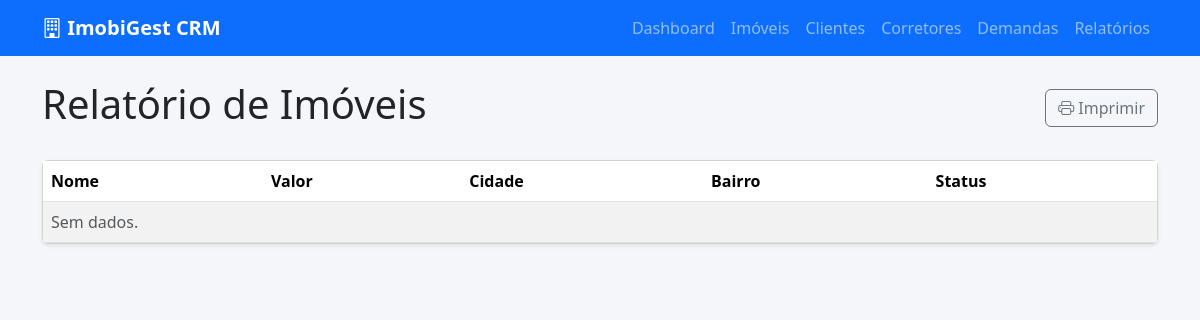
/relatorios/imoveis/, run on an earlier commit of the app's database.
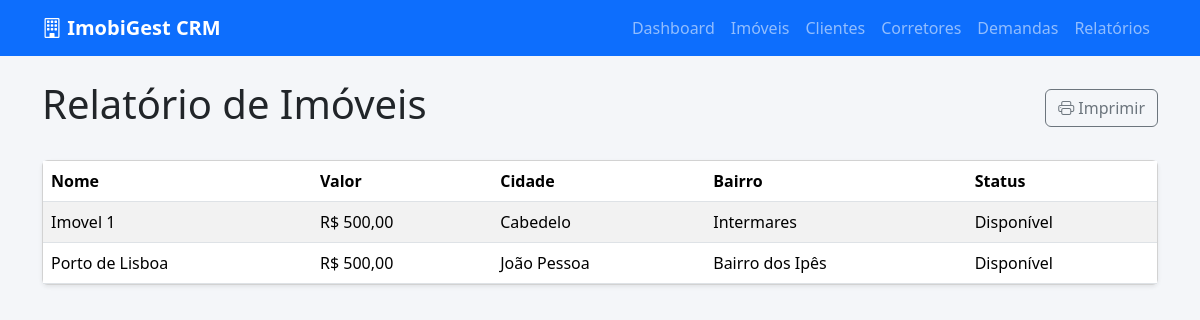
And on a later commit of the database.
### apps/imoveis/models.py (models this page shows, shortened)
class Imovel(models.Model):
    STATUS_CHOICES = [
        ('disponivel', 'Disponível'),
        ('reservado', 'Reservado'),
        ('vendido', 'Vendido'),
        ('alugado', 'Alugado'),
    ]
    FINALIDADE_CHOICES = [
        ('venda', 'Venda'),
        ('locacao', 'Locação'),
    ]
    POSICAO_SOLAR_CHOICES = [
        ('nascente', 'Nascente'),
        ('sul', 'Sul'),
        ('poente', 'Poente'),
    ]
    titulo = models.CharField(max_length=200)
    categoria = models.ForeignKey('Categoria', on_delete=models.SET_NULL, null=True)
    finalidade = models.CharField(max_length=20, choices=FINALIDADE_CHOICES)
    cidade = models.CharField(max_length=50, choices=CIDADE_CHOICES, default='João Pessoa')
    bairro = models.CharField(max_length=100)
    endereco = models.CharField(max_length=255, blank=True, null=True)
    valor = models.DecimalField(max_digits=12, decimal_places=2)
    valor_condominio = models.DecimalField(max_digits=12, decimal_places=2, blank=True, null=True)
    descricao = models.TextField()
    status = models.CharField(max_length=20, choices=STATUS_CHOICES)
    dormitorios = models.IntegerField(default=0)
    suites = models.IntegerField(default=0)
    banheiros = models.IntegerField(default=0)
    vagas = models.IntegerField(default=0)
    vagas_cobertas = models.IntegerField(default=0)
    area_total = models.DecimalField(max_digits=10, decimal_places=2, blank=True, null=True)
    area_construida = models.DecimalField(max_digits=10, decimal_places=2, blank=True, null=True)
    andar = models.IntegerField(blank=True, null=True)
    elevador = models.BooleanField(default=False)
    varanda = models.BooleanField(default=False)
    posicao_solar = models.CharField(
        max_length=20,
        choices=POSICAO_SOLAR_CHOICES,
        blank=True,
        null=True
    )
    corretor = models.ForeignKey('Corretor', on_delete=models.SET_NULL, null=True)
    infraestrutura = models.ManyToManyField('Infraestrutura', blank=True)

### apps/relatorios/views.py (the view)
# urls.py: path('imoveis/', RelatorioImoveisView.as_view(), name='imoveis'),
class RelatorioImoveisView(TemplateView):
    template_name = 'relatorios/imoveis.html'
    def get_context_data(self, **kwargs):
        context = super().get_context_data(**kwargs)
        context['imoveis'] = Imovel.objects.select_related('categoria', 'corretor').order_by('titulo')
        return context

### apps/imoveis/templatetags/moeda_filters.py (called while the page is built)
@register.filter
def moeda(valor):
    return formatar_moeda(valor)

### apps/imoveis/utils.py (called while the page is built)
def formatar_moeda(valor, simbolo=True):
    if valor is None or valor == '':
        return '—'
    try:
        numero = Decimal(str(valor))
        texto = f'{numero:,.2f}'.replace(',', 'X').replace('.', ',').replace('X', '.')
        return f'R$ {texto}' if simbolo else texto
    except (InvalidOperation, ValueError, TypeError):
        return str(valor)

### apps/relatorios/templates/relatorios/imoveis.html (shortened to what this page needs)
{% extends 'base.html' %}
{% load moeda_filters %}
{% block content %}
<div class="d-flex justify-content-between align-items-center mb-4">
    <h1>Relatório de Imóveis</h1>
    <button onclick="window.print()" class="btn btn-outline-secondary"><i class="bi bi-printer"></i> Imprimir</button>
</div>
<div class="card shadow-sm">
    <div class="table-responsive">
        <table class="table table-striped mb-0">
            <thead>
                <tr>
                    <th>Nome</th>
                    <th>Valor</th>
                    <th>Cidade</th>
                    <th>Bairro</th>
                    <th>Status</th>
                </tr>
            </thead>
            <tbody>
                {% for imovel in imoveis %}
                <tr>
                    <td>{{ imovel.titulo }}</td>
                    <td>{{ imovel.valor|moeda }}</td>
                    <td>{{ imovel.cidade }}</td>
                    <td>{{ imovel.bairro }}</td>
                    <td>{{ imovel.get_status_display }}</td>
                </tr>
                {% empty %}
                <tr><td colspan="5" class="text-muted">Sem dados.</td></tr>
                {% endfor %}
            </tbody>
        </table>
    </div>
</div>
{% endblock %}

What changed in the data, as far as the page shows it:
added Imovel: titulo "Imovel 1", valor|moeda "R$ 500,00", cidade "Cabedelo", bairro "Intermares", status "Disponível"
added Imovel: titulo "Porto de Lisboa", valor|moeda "R$ 500,00", cidade "João Pessoa", bairro "Bairro dos Ipês", status "Disponível"
Also different on the page:
text no longer shown: "Sem dados."
